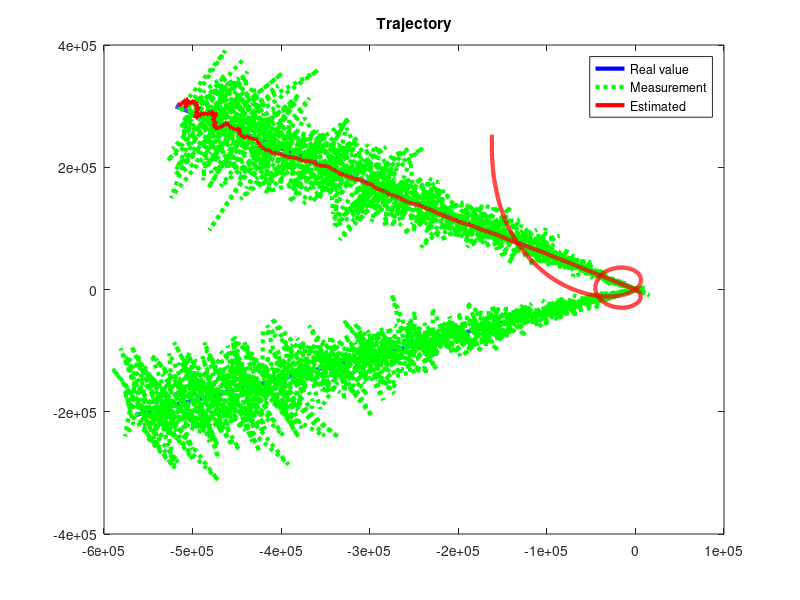
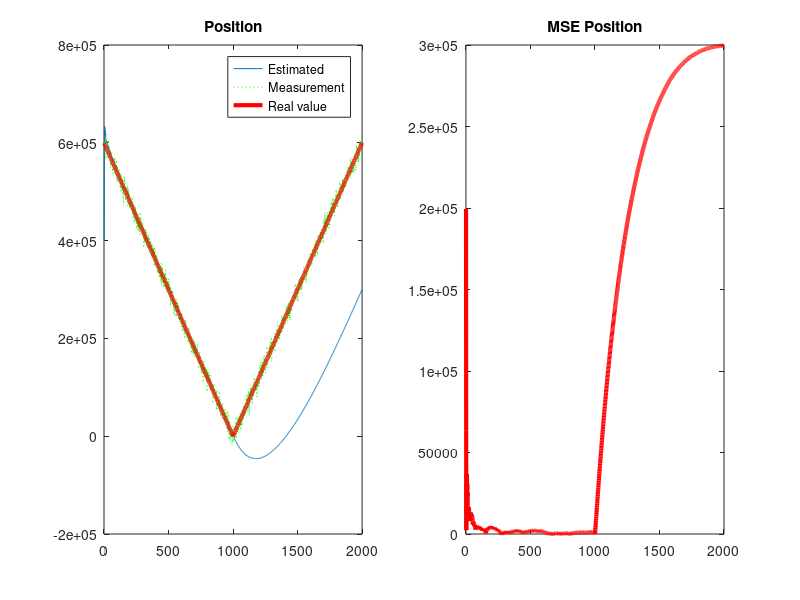
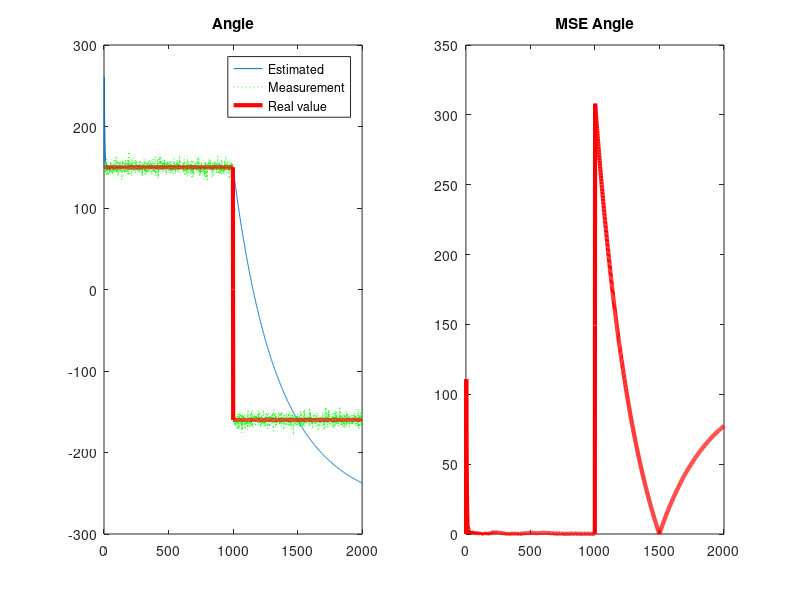

These figures' MATLAB source, in order:
function [] = kalman_reset(ver)

if (nargin < 1)
    ver = 1;
end

n_iter  = 2000;
delta   = 1;
total_t = n_iter*delta;

n = 1:total_t;
K = round(total_t/2);

s_rho = 1e8; % range
s_theta = 25; % bearing

V = 600; % radial speed 
R = 330; % direction 

% white noise
v_rho = s_rho^0.5*randn(size(n));
v_theta = s_theta^0.5*randn(size(n));

% Initial values
rho  = 400000;
theta = 150;

x = zeros(total_t,1);
y = x;

% Real Values
x(1) = rho*sin(theta*pi/180);
y(1) = rho*cos(theta*pi/180);

for k = 2:K
    x(k) = x(k-1) + V*sin(R*pi/180)*delta;
    y(k) = y(k-1) + V*cos(R*pi/180)*delta;
end

R = 200; % new direction

for k = K+1:total_t
    x(k) = x(k-1) + V*sin(R*pi/180)*delta;
    y(k) = y(k-1) + V*cos(R*pi/180)*delta;
end

y_offset = max(y); 
x_offset = x(y==y_offset);

% send the curve to the center
x = x - x_offset;
y = y - y_offset;

% range, bearing
r(1,:) = sqrt( x.^2 + y.^2 );
r(2,:) = (180/pi) *angle(y+1i*x); 

% Observations
rm(1,:) = r(1,:) + v_rho;
rm(2,:) = r(2,:) + v_theta;

if  ver == 1
    re = kalman1(s_rho,s_theta,rm,total_t);
else
    re = kalman2(s_rho,s_theta,rm,total_t);
end

plotResults (x,y,  re, rm, n, total_t, r)

end

function [re]= kalman1(s_rho,s_theta,rm,m)
% Prediccion
re(1,1) = 400000; % radial distance
re(2,1) = 150;% angle
re(3,1) = 600;% noise in radial distance
re(4,1) = 330;% noise in angle

% Covariance Matrix, uncentainty around predictions
P = diag([s_rho,s_theta,s_rho,s_theta]);

% Predicton matrix
F = [1 0 1 0; 0 1 0 1; 0 0 1 0; 0 0 0 1];

% For unit scalation between reading and estimation
H = [1 0 0 0;0 1 0 0 ]; 

% sensor noise
R = [s_rho 0 ; 0 s_theta];

for k = 2:m
    % Prediction : 
    re(:,k) = F*re(:,k-1); 
    P       = F*P*F'; 
  
    % Update: 
    K       = P*H'/( H*P*H' + R); % Kalman Gain
    re(:,k) = re(:,k) + K*(rm(:,k) - re(1:2,k));
    P       = (eye(4) - K*H)*P;
end

end

function [re]= kalman2(s_rho,s_theta,rm,m)
% Prediccion
re(1,1) = 400000;
re(2,1) = 150;
re(3,1) = 600;
re(4,1) = 330;

P = diag([s_rho,s_theta,s_rho,s_theta]);
F = [1 0 1 0; 0 1 0 1; 0 0 1 0; 0 0 0 1];
H = [1 0 0 0;0 1 0 0 ]; 

R = [s_rho 0 ; 0 s_theta];

for k = 2:m
    % Prediction
    re(:,k) = F*re(:,k-1); 
    P       = F*P*F'; 
    
    % Update
    K       = P*H'/( H*P*H' + R); % Kalman Gain
    re(:,k) = re(:,k) + K*(rm(:,k) - re(1:2,k));
    P       = (eye(4) - K*H)*P;
   
    if  abs(re(2,k) - rm(2,k)) > s_theta*4
            re(1,k) = 400000;
            re(2,k) = -150;  
            re(3,k) = 600;
            re(4,k) = 200;

          P = diag([s_rho,s_theta,s_rho,s_theta]);

    end
    
end

end


function plotResults (x,y,re, rm, n, m, r)

linewidth = 3; 
figure; plot(y,x,'b','LineWidth', linewidth)
hold on
y = re(1,:) .* cosd (re(2,:));
x = re(1,:) .* sind (re(2,:));
yn = rm(1,:) .*cosd (rm(2,:));
xn = rm(1,:) .*sind (rm(2,:));

%plot(yn,xn,'g:', 'LineWidth', linewidth)
%plot(y,x,'r', 'LineWidth', linewidth)

plot(yn(25:m),xn(25:m),'g:', 'LineWidth', linewidth)
plot(y(25:m),x(25:m),'r', 'LineWidth', linewidth)

title('Trajectory')
legend('Real value','Measurement', 'Estimated')


mse_pos = abs(re(1,:) - r(1,:));
mse_angle = abs(re(2,:) - r(2,:));

figure
subplot(1,2,1)
plot(n,re(1,:),n,rm(1,:),'g:',n,r(1,:),'r', 'LineWidth',linewidth)
legend( 'Estimated','Measurement','Real value')
title('Position')

subplot(1,2,2)
plot(n,mse_pos,'r','LineWidth', linewidth)
title('MSE Position')


figure
subplot(1,2,1)
plot(n,re(2,:),n,rm(2,:),'g:',n,r(2,:),'r','LineWidth', linewidth)
title('Angle')
legend( 'Estimated','Measurement', 'Real value')

subplot(1,2,2)
plot(n,mse_angle,'r','LineWidth', linewidth)
title('MSE Angle')


end
